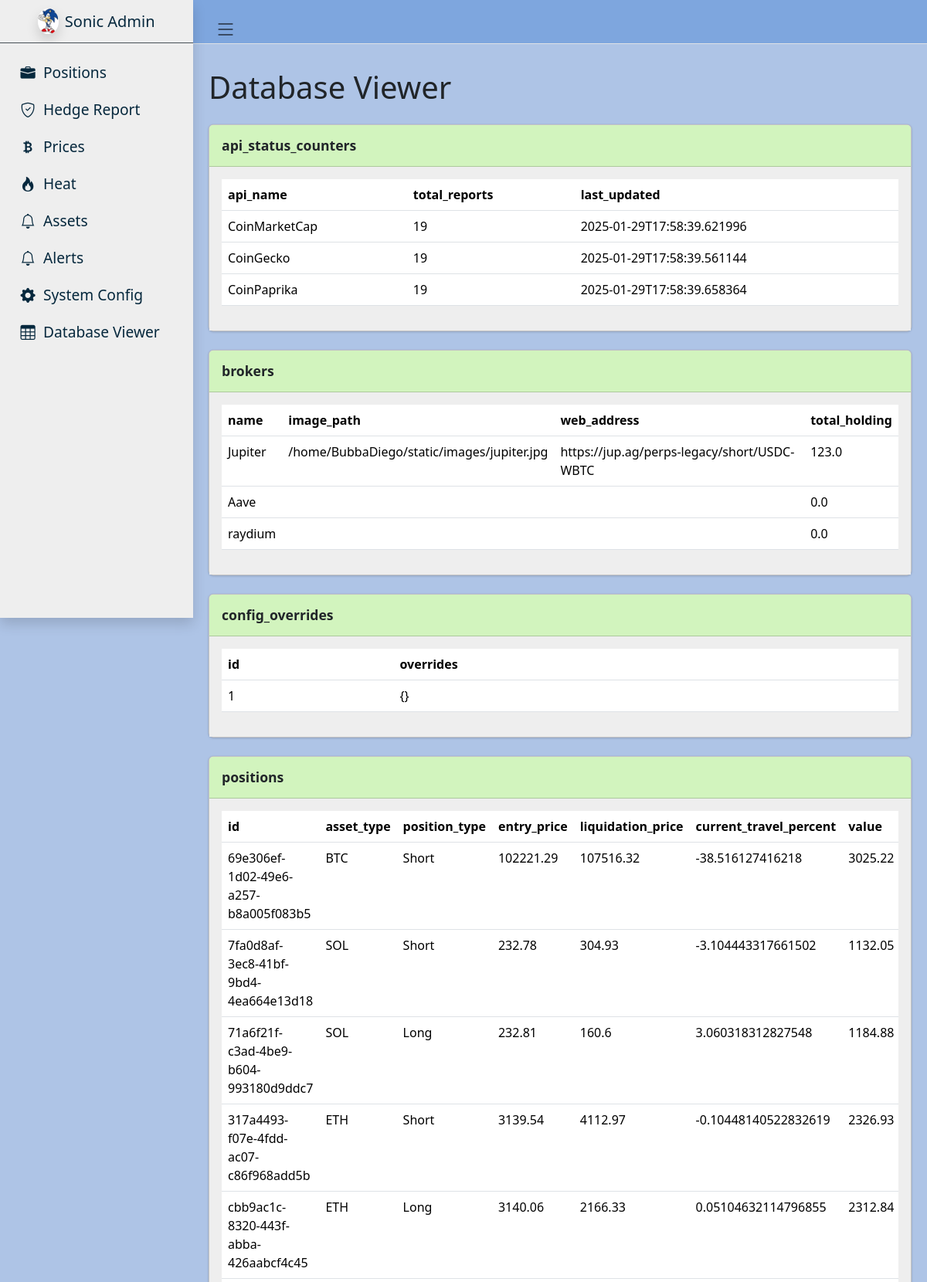
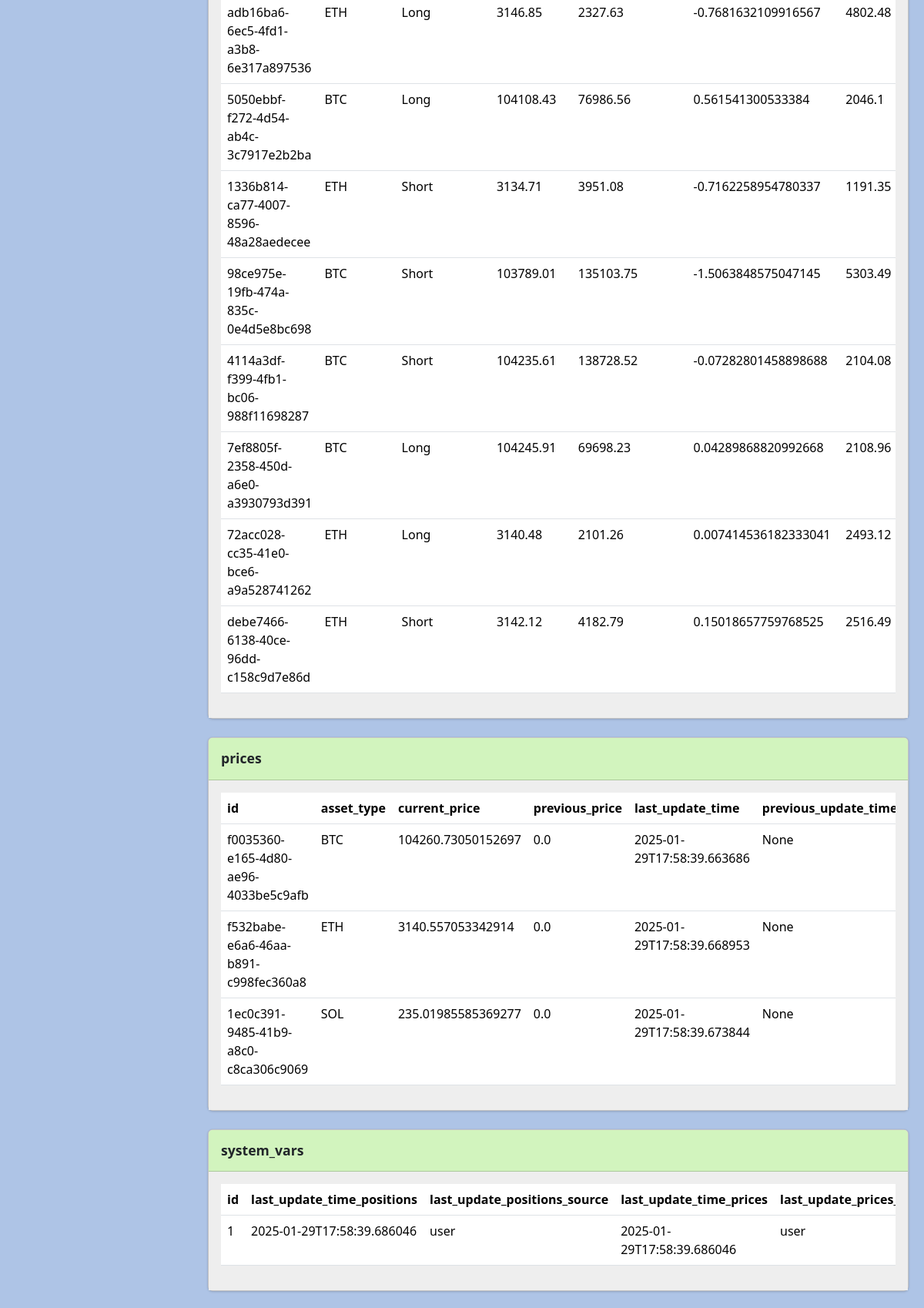
Screenshot of /database-viewer (upper part) with the database file from the repository (2 pictures, top to bottom).
### tables this page shows
CREATE TABLE api_status_counters (
            api_name TEXT PRIMARY KEY,
            total_reports INTEGER NOT NULL DEFAULT 0,
            last_updated DATETIME
        );

CREATE TABLE brokers (
            name TEXT PRIMARY KEY,
            image_path TEXT NOT NULL,
            web_address TEXT NOT NULL,
            total_holding REAL NOT NULL DEFAULT 0.0
        );

CREATE TABLE config_overrides (
                id INTEGER PRIMARY KEY,
                overrides TEXT
            );

CREATE TABLE positions (
            id TEXT PRIMARY KEY,
            asset_type TEXT NOT NULL,
            position_type TEXT NOT NULL,
            entry_price REAL NOT NULL,
            liquidation_price REAL NOT NULL,
            current_travel_percent REAL NOT NULL DEFAULT 0.0,
            value REAL NOT NULL DEFAULT 0.0,
            collateral REAL NOT NULL,
            size REAL NOT NULL,
            wallet TEXT NOT NULL DEFAULT 'Default',
            leverage REAL DEFAULT 0.0,
            last_updated DATETIME NOT NULL,
            alert_reference_id TEXT,
            hedge_buddy_id TEXT,
            current_price REAL,
            liquidation_distance REAL,
            heat_index REAL NOT NULL DEFAULT 0.0,
            current_heat_index REAL NOT NULL DEFAULT 0.0,
            wallet_name TEXT NOT NULL DEFAULT 'Default'
        );

CREATE TABLE prices (
            id TEXT PRIMARY KEY,
            asset_type TEXT NOT NULL,
            current_price REAL NOT NULL,
            previous_price REAL NOT NULL DEFAULT 0.0,
            last_update_time DATETIME NOT NULL,
            previous_update_time DATETIME,
            source TEXT NOT NULL
        );

CREATE TABLE system_vars (
            id INTEGER PRIMARY KEY,
            last_update_time_positions DATETIME,
            last_update_positions_source TEXT,
            last_update_time_prices DATETIME,
            last_update_prices_source TEXT,
            total_brokerage_balance REAL NOT NULL DEFAULT 0.0,
            total_wallet_balance REAL NOT NULL DEFAULT 0.0,
            total_balance REAL NOT NULL DEFAULT 0.0
        );

### flask_app.py (the view)
@app.route("/database-viewer")
def database_viewer():
    conn = sqlite3.connect(DB_PATH)
    conn.row_factory = sqlite3.Row
    cur = conn.cursor()
    cur.execute("""
        SELECT name
          FROM sqlite_master
         WHERE type='table'
           AND name NOT LIKE 'sqlite_%'
         ORDER BY name
    """)
    tables = [row["name"] for row in cur.fetchall()]
    db_data = {}
    for table in tables:
        cur.execute(f"PRAGMA table_info({table})")
        columns = [col["name"] for col in cur.fetchall()]
        cur.execute(f"SELECT * FROM {table}")
        rows_raw = cur.fetchall()
        rows = [dict(r) for r in rows_raw]
        db_data[table] = {"columns": columns, "rows": rows}
    conn.close()
    return render_template("database_viewer.html", db_data=db_data)

### templates/database_viewer.html (shortened to what this page needs)
{% extends "sonic_admin.html" %}
{% block content %}
{% set all_tables = db_data | dictsort(by='key') %}
{% set alerts_table = all_tables | selectattr("0", "equalto", "alerts") | list %}
{% set non_alerts_tables = all_tables | rejectattr("0", "equalto", "alerts") | list %}
<div class="row">
  <div class="col-12">
    <h1 class="mb-4">Database Viewer</h1>
  </div>
</div>
{% for table_name, data in non_alerts_tables %}
  <div class="card mb-4" style="background-color: #EEEEEE;">
    <div class="card-header" style="background-color: #d2f4be;">
      <h3 class="card-title" style="font-weight: bold;">{{ table_name }}</h3>
    </div>
    <div class="card-body" style="background-color: #EEEEEE;">
      {% if data.rows %}
        <div class="table-responsive">
          <table class="table table-hover" style="background-color: #FFFFFF;">
            <thead>
              <tr>
                {% for col in data.columns %}
                  <th scope="col">{{ col }}</th>
                {% endfor %}
              </tr>
            </thead>
            <tbody>
              {% for row in data.rows %}
              <tr>
                {% for col in data.columns %}
                  <td>{{ row[col] }}</td>
                {% endfor %}
              </tr>
              {% endfor %}
            </tbody>
          </table>
        </div>
      {% else %}
        <p class="text-muted">No rows in <b>{{ table_name }}</b> table.</p>
      {% endif %}
    </div>
  </div>
{% endfor %}
{% endblock content %}

### templates/sonic_admin.html (style rules this page uses)
body { background-color: #AEC4E6 !important; }

### rows the page displays
api_status_counters: api_name "CoinMarketCap" "19" "2025-01-29T17:58:39.621996"
api_status_counters: api_name "CoinGecko" "19" "2025-01-29T17:58:39.561144"
api_status_counters: api_name "CoinPaprika" "19" "2025-01-29T17:58:39.658364"
brokers: name "Jupiter" "/home/BubbaDiego/static/images/jupiter.jpg" "https://jup.ag/perps-legacy/short/USDC-WBTC" "123.0"
brokers: name "Aave" "0.0"
brokers: name "raydium" "0.0"
config_overrides: id "1" "{}"
positions: id "69e306ef-1d02-49e6-a257-b8a005f083b5" "BTC" "Short" "102221.29" "107516.32" "-38.516127416218" "3025.22"
positions: id "7fa0d8af-3ec8-41bf-9bd4-4ea664e13d18" "SOL" "Short" "232.78" "304.93" "-3.104443317661502" "1132.05"
positions: id "71a6f21f-c3ad-4be9-b604-993180d9ddc7" "SOL" "Long" "232.81" "160.6" "3.060318312827548" "1184.88"
positions: id "317a4493-f07e-4fdd-ac07-c86f968add5b" "ETH" "Short" "3139.54" "4112.97" "-0.10448140522832619" "2326.93"
positions: id "cbb9ac1c-8320-443f-abba-426aabcf4c45" "ETH" "Long" "3140.06" "2166.33" "0.05104632114796855" "2312.84"
positions: id "adb16ba6-6ec5-4fd1-a3b8-6e317a897536" "ETH" "Long" "3146.85" "2327.63" "-0.7681632109916567" "4802.48"
positions: id "5050ebbf-f272-4d54-ab4c-3c7917e2b2ba" "BTC" "Long" "104108.43" "76986.56" "0.561541300533384" "2046.1"
positions: id "1336b814-ca77-4007-8596-48a28aedecee" "ETH" "Short" "3134.71" "3951.08" "-0.7162258954780337" "1191.35"
positions: id "98ce975e-19fb-474a-835c-0e4d5e8bc698" "BTC" "Short" "103789.01" "135103.75" "-1.5063848575047145" "5303.49"
positions: id "4114a3df-f399-4fb1-bc06-988f11698287" "BTC" "Short" "104235.61" "138728.52" "-0.07282801458898688" "2104.08"
positions: id "7ef8805f-2358-450d-a6e0-a3930793d391" "BTC" "Long" "104245.91" "69698.23" "0.04289868820992668" "2108.96"
positions: id "72acc028-cc35-41e0-bce6-a9a528741262" "ETH" "Long" "3140.48" "2101.26" "0.007414536182333041" "2493.12"
positions: id "debe7466-6138-40ce-96dd-c158c9d7e86d" "ETH" "Short" "3142.12" "4182.79" "0.15018657759768525" "2516.49"
prices: id "f0035360-e165-4d80-ae96-4033be5c9afb" "BTC" "104260.73050152697" "0.0" "2025-01-29T17:58:39.663686" "None"
prices: id "f532babe-e6a6-46aa-b891-c998fec360a8" "ETH" "3140.557053342914" "0.0" "2025-01-29T17:58:39.668953" "None"
prices: id "1ec0c391-9485-41b9-a8c0-c8ca306c9069" "SOL" "235.01985585369277" "0.0" "2025-01-29T17:58:39.673844" "None"
system_vars: id "1" "2025-01-29T17:58:39.686046" "user" "2025-01-29T17:58:39.686046" "user"

### other values shown
{{ table_name }} "api_status_counters" "brokers" "config_overrides" "positions" "prices" "system_vars"
{{ col }} "api_name" "total_reports" "last_updated" "name" "image_path" "web_address" "total_holding" "id" "overrides" "id" "asset_type" "position_type" "entry_price" "liquidation_price" "current_travel_percent" "value" "id" "asset_type" "current_price" "previous_price" "last_update_time" "id" "last_update_time_positions" "last_update_positions_source" "last_update_time_prices"
